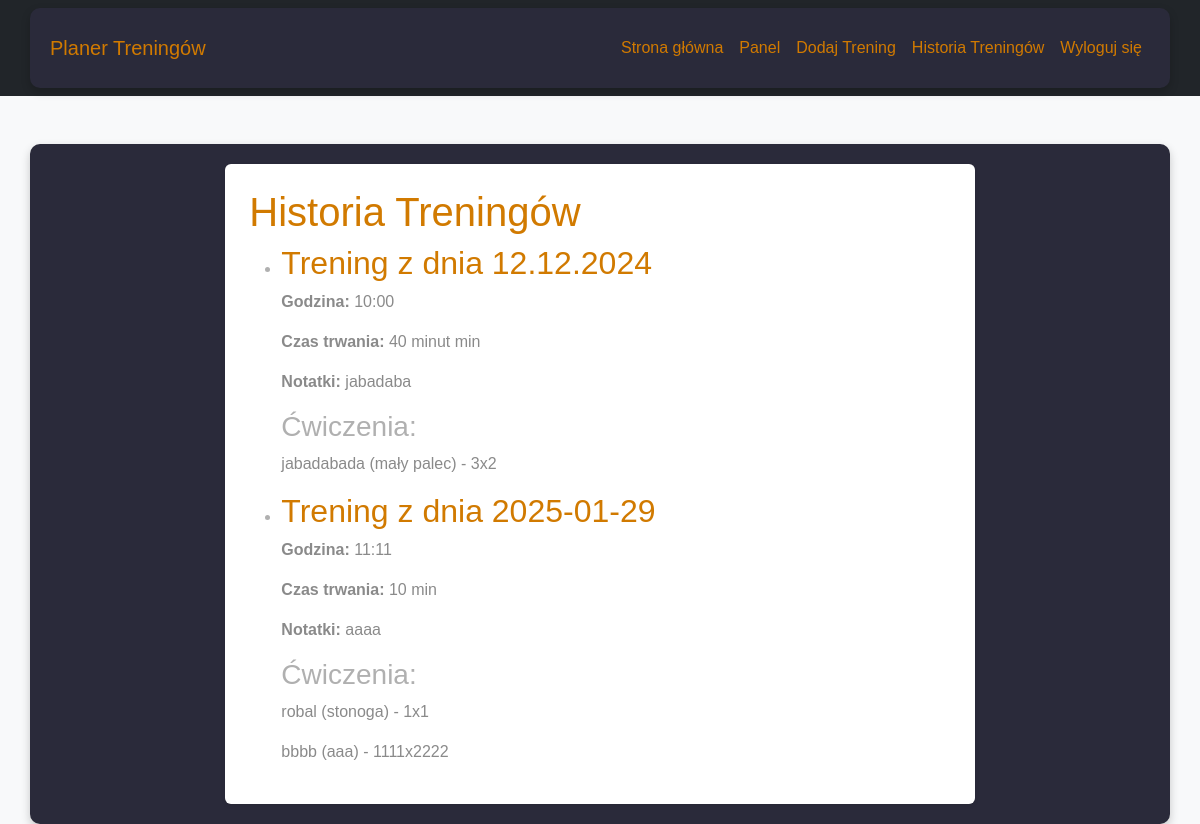
/workout_history (signed in), run on the app's committed database.
### app.py (models this page shows)
class Workout(db.Model):
    id = db.Column(db.Integer, primary_key=True)
    user_id = db.Column(db.Integer, db.ForeignKey('user.id'), nullable=False)
    date = db.Column(db.String(10), nullable=False)
    start_time = db.Column(db.String(5), nullable=False)
    duration = db.Column(db.String(10), nullable=False)
    notes = db.Column(db.Text)
    user = db.relationship('User', backref=db.backref('workouts', lazy=True))

class Exercise(db.Model):
    id = db.Column(db.Integer, primary_key=True)
    workout_id = db.Column(db.Integer, db.ForeignKey('workout.id'), nullable=False)
    body_part = db.Column(db.String(50), nullable=False)
    name = db.Column(db.String(100), nullable=False)
    sets = db.Column(db.Integer, nullable=False)
    reps = db.Column(db.Integer, nullable=False)
    workout = db.relationship('Workout', backref=db.backref('exercises', lazy=True))

### app.py (the view)
@app.route("/workout_history")
@login_required
def workout_history():
    workouts = Workout.query.filter_by(user_id=current_user.id).all()
    for workout in workouts:
        workout.exercises = Exercise.query.filter_by(workout_id=workout.id).all()
    return render_template("workout_history.html", workouts=workouts)

### app.py (called while the page is built)
@login_manager.user_loader
def load_user(user_id):
    return User.query.get(int(user_id))

### templates/workout_history.html
{% extends "base.html" %}
{% block content %}
    <h1>Historia Treningów</h1>
    <ul>
    {% for workout in workouts %}
        <li>
            <h2>Trening z dnia {{ workout.date }}</h2>
            <p><strong>Godzina:</strong> {{ workout.start_time }}</p>
            <p><strong>Czas trwania:</strong> {{ workout.duration }} min</p>
            <p><strong>Notatki:</strong> {{ workout.notes or "Brak" }}</p>
            <h3>Ćwiczenia:</h3>
            {% for exercise in workout.exercises %}
                <p>{{ exercise.name }} ({{ exercise.body_part }}) - {{ exercise.sets }}x{{ exercise.reps }}</p>
            {% endfor %}
        </li>
    {% endfor %}
    </ul>
{% endblock %}

### static/style.css (style rules this page uses)
body { background-color: #1e1e2f; color: #b0b0b0; font-family: 'Arial', sans-serif; }
h1, h2 { color: #d17a00; }
p { color: #8a8a8a; font-size: 16px; }

### data on the page
Workout: date "12.12.2024", start_time "10:00", duration "40 minut", notes "jabadaba"
Exercise: name "jabadabada", body_part "mały palec", sets "3", reps "2"
Workout: date "2025-01-29", start_time "11:11", duration "10", notes "aaaa"
Exercise: name "robal", body_part "stonoga", sets "1", reps "1"
Exercise: name "bbbb", body_part "aaa", sets "1111", reps "2222"
